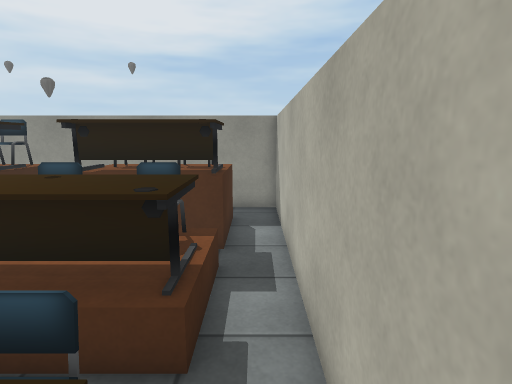
[1] (above)

16 first-person views from a walk through a scene from a Unity 3-D project. The camera is 1.5 m above the floor, tilts 10° down and sees 80° across. The floor is counted in squares, 0.5 m on a side. Each view is taken from the middle of a square. On the plan, view 1 faces up. The plan holds only what a view shows up to about 20 squares ahead; the rest is blank. The player is left out. Some animated figures are not drawn. Some surface patterns are stand-ins.

[2]
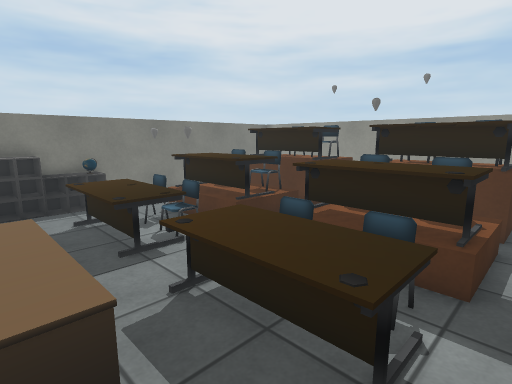

[3]
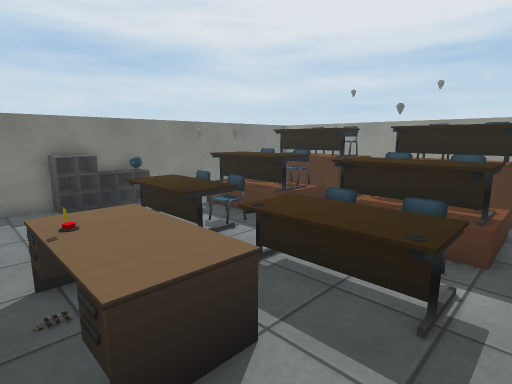

[4]
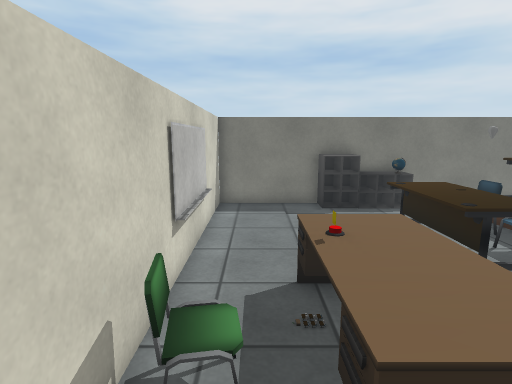

[5]
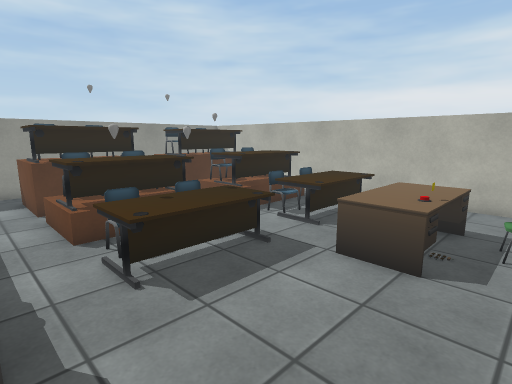

[6]
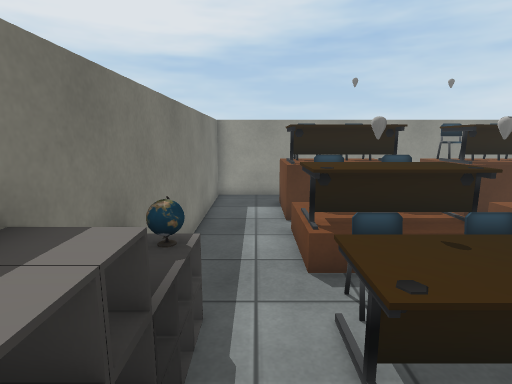

[7]
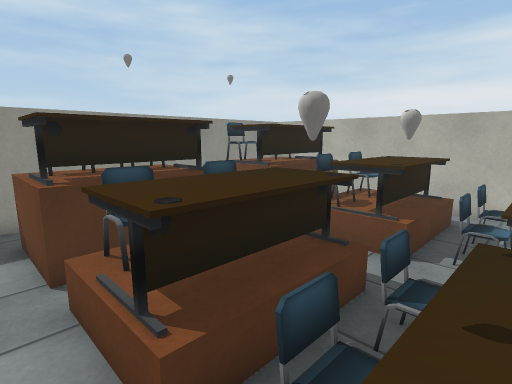

[8]
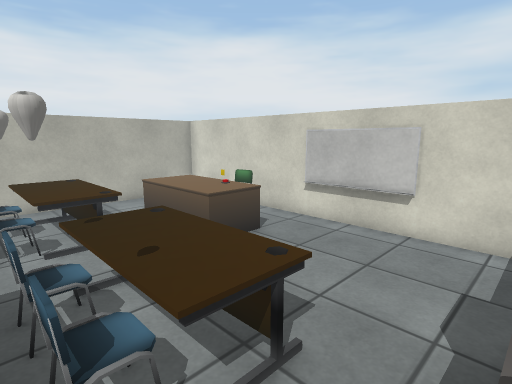

[9]
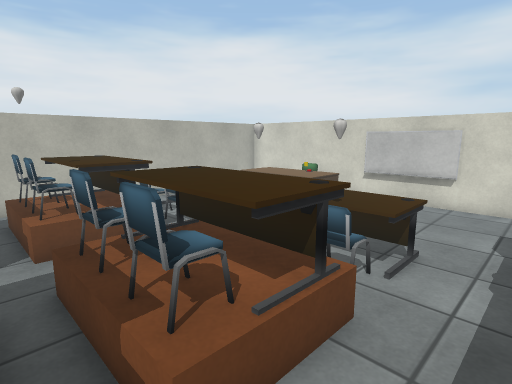

[10]
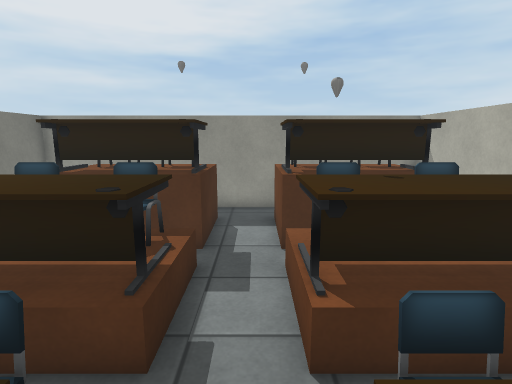

[11]
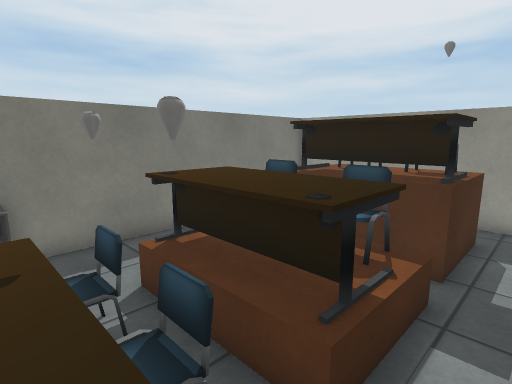

[12]
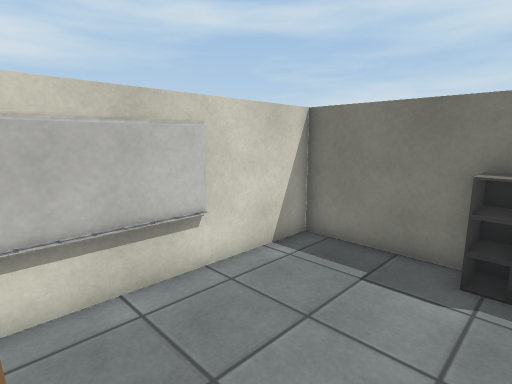

[13]
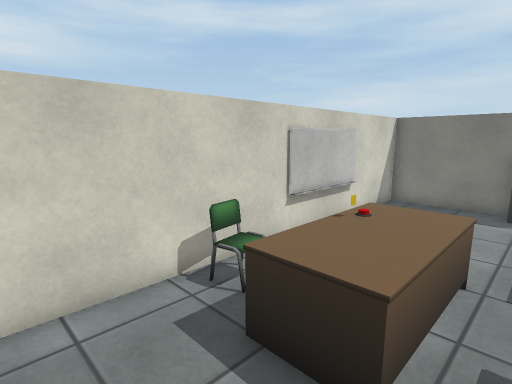

[14]
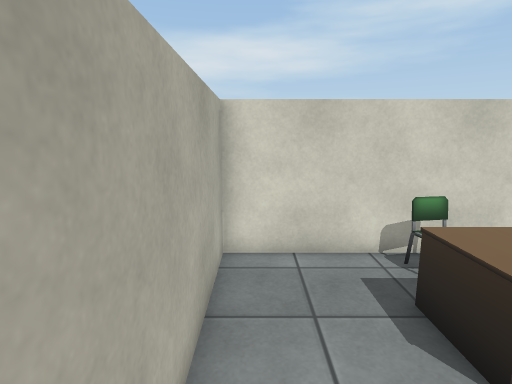

[15]
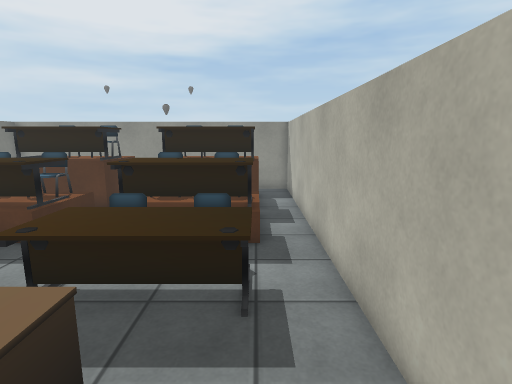

[16]
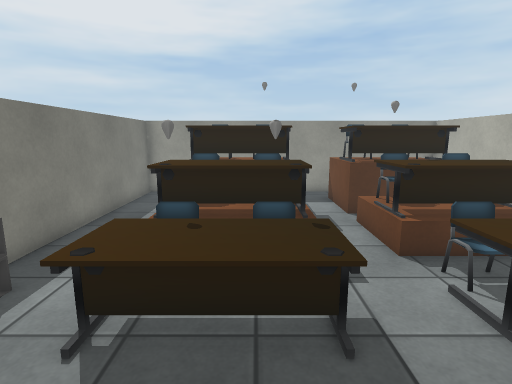

### Floor plan
Points are (right, up) in squares from view 1. A wall is a line through its corners. A room is listed if a view was taken in it or the views show most of it. See-through windows are left out.
Room 1 (views 1, 2, 3, 4, 5, 6, 7, 8, 9, 10, 11, 12, 13, 14, 15, 16)
walls: (-13.9, 1.8) (-13.9, -2.1) (-15.1, -2.1); (-13.9, 0.9) (-15, 0.9); (-13.9, -0.6) (-15, -0.6); (-13.9, -1.4) (-15, -1.4); (-15, -2.1) (-13.9, -2.1); (-6.6, -6.7) (0.9, -6.7) (0.9, 13.2) (-15, 13.2) (-15, -6.7) (-11.4, -6.7)
low walls: (-13.9, 1.6) (-15, 1.6); (-13.9, 0.1) (-15, 0.1)
objects: desk (-12, 0) to (-8, 2); desk (-12, 4) to (-8, 6); desk (-12, 8) to (-8, 10); brown block (-12, 11); whiteboard (-11, -7) to (-7, -6); other object (-11, 2); chair (-11, 3); chair (-11, 7) to (-10, 7); brown block (-11, 8) to (-9, 8); other object (-11, 10) to (-10, 11); chair (-9, 3); chair (-9, 7); chair (-9, 10) to (-8, 11); desk (-7, -4) to (-3, -2); brown block (-7, 9) to (-7, 11); desk (-5, 0) to (-1, 2); desk (-5, 4) to (-1, 6); desk (-5, 8) to (-1, 10); chair (-5, 10) to (-4, 11); chair (-4, 3); chair (-4, 6) to (-4, 7); brown block (-4, 8) to (-2, 8); other object (-3, 10) to (-2, 11); chair (-2, 2) to (-2, 3); chair (-2, 6) to (-2, 7); brown block (-1, 11)

Where each view was taken, in squares from view 1:
view 1: 0 up, 0 right, facing up
view 2: 3 down, 0 right, facing up-left
view 3: 5 down, 0 right, facing up-left
view 4: 5 down, 1 left, facing left
view 5: 6 down, 14 left, facing up-right
view 6: 3 down, 13 left, facing up
view 7: 1 up, 13 left, facing up-right
view 8: 3 up, 14 left, facing down-right
view 9: 8 up, 14 left, facing down-right
view 10: 0 up, 6 left, facing up
view 11: 1 up, 6 left, facing up-left
view 12: 1 down, 7 left, facing down-left
view 13: 1 down, 0 right, facing down-left
view 14: 1 up, 0 right, facing down
view 15: 5 down, 1 left, facing up
view 16: 4 down, 9 left, facing up
